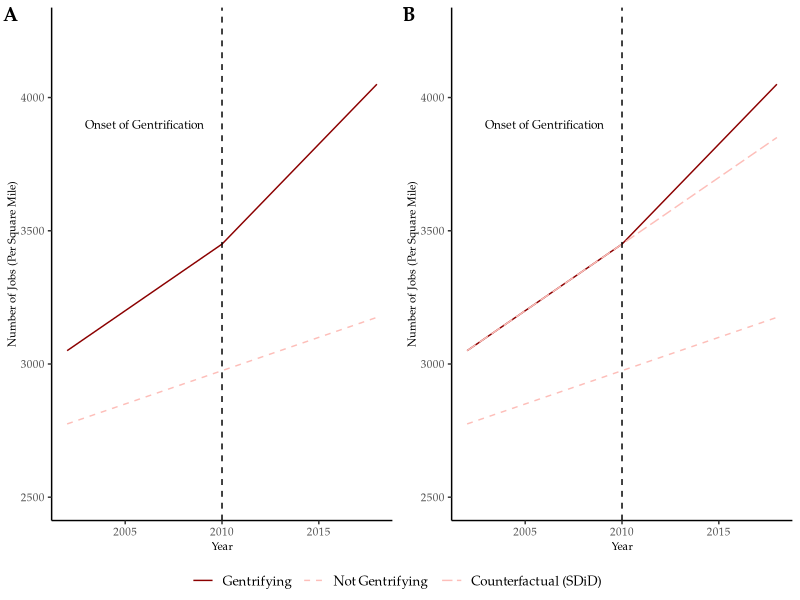
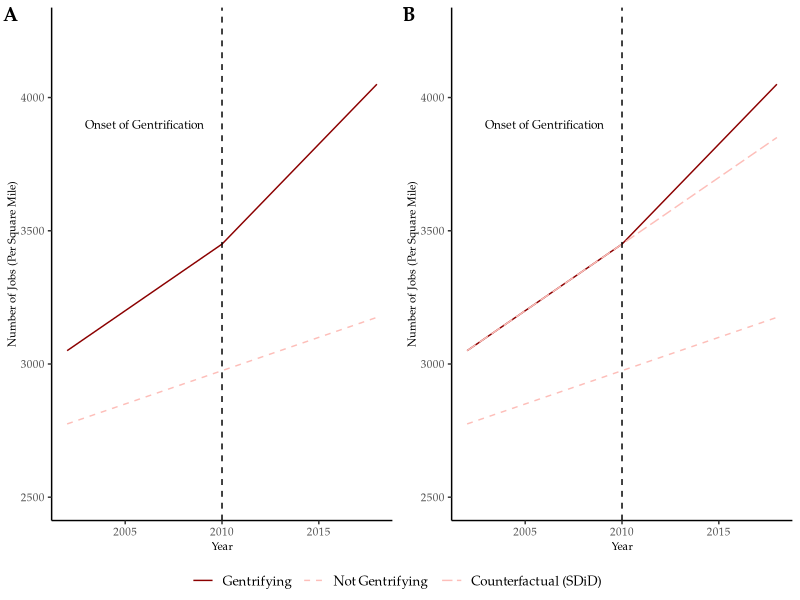

R code for these plots, in order:
## ---- chunk 1
library(tidyverse)
library(magrittr)
library(ggpubr)
## ---- chunk 2
did_data = as.data.frame(cbind(rep(2002:2018, 3), c(rep(0, 17), rep(1,17), rep(2,17)))) %>%
  rename(year = V1) %>%
  rename(genid = V2)  %>%
  mutate(edugentrify = ifelse(year >= 2011 & (genid == 1 | genid == 2), 1, 0)) %>%
  mutate(outcome = case_when(genid == 0 ~ 2750 + (year - 2001)*25,
                             genid == 1 ~ 3000 + (year - 2001)*25 + edugentrify*(year - 2010)*25,
                             genid == 2 ~ 3000 + (year - 2001)*25)) %>%
  mutate(variable = case_when(genid == 2 ~ "Counterfactual",
                              genid == 1 ~ "Gentrifying",
                              genid == 0 ~ "Not Gentrifying")) 
## ---- chunk 3
did_data$variable = factor(did_data$variable, levels = c("Gentrifying", "Not Gentrifying", "Counterfactual"))
## ---- chunk 4
did_plot = did_data %>%
  ggplot(aes(x = year, y = outcome)) + 
  geom_line(aes(color = variable, linetype = variable)) + 
  scale_color_manual(values = c("Gentrifying" = "red4", "Not Gentrifying" = "#FDBEB9", "Counterfactual" = "#FDBEB9")) +
  scale_linetype_manual(values = c("Gentrifying" = "solid", "Not Gentrifying" = "dashed", "Counterfactual" = "twodash")) +
  geom_vline(xintercept = 2010, linetype = "dashed") +
  ylab("Number of Jobs (Per Square Mile)") +
  xlab("Year") +
  guides(color=guide_legend(title = NULL, ncol=3) , linetype = guide_legend(title = NULL, ncol=3)) +
  ylim(2500, 3750) +
  annotate(geom="text", x=2006, y=3500, label="Onset of Gentrification",
              color="black", family = "Palatino", size = 3) +
  theme(panel.grid = element_blank(),
        panel.background = element_blank(),
        strip.text = element_blank(),
        axis.line = element_line(),
        legend.key = element_blank(),
        text=element_text(size=12,  family="Palatino"),
        axis.text = element_text(size = 8),
        axis.title = element_text(size = 8),
        legend.position = "bottom") + 
  labs(color = "Legend") +
  labs(linetype = "Legend")
## ---- chunk 5
sdid_data = as.data.frame(cbind(rep(2002:2018, 2), c(rep(0, 17), rep(1,17)))) %>%
  rename(year = V1) %>%
  rename(genid = V2)  %>%
  mutate(edugentrify = ifelse(year >= 2011 & genid == 1, 1, 0)) %>%
  mutate(outcome = case_when(genid == 0 ~ 2750 + (year - 2001)*25,
                             genid == 1 ~ 3000 + (year - 2001)*50 + edugentrify*(year - 2010)*25)) %>%
  mutate(variable = case_when(genid == 1 ~ "Gentrifying",
                              genid == 0 ~ "Not Gentrifying")) 
## ---- chunk 6
sdid_data$variable = factor(sdid_data$variable, levels = c("Gentrifying", "Not Gentrifying"))
## ---- chunk 7
sdid_plot = sdid_data %>%
  ggplot(aes(x = year, y = outcome)) + 
  geom_line(aes(color = variable, linetype = variable)) + 
  scale_color_manual(values = c("Gentrifying" = "red4", "Not Gentrifying" = "#FDBEB9")) +
  scale_linetype_manual(values = c("Gentrifying" = "solid", "Not Gentrifying" = "dashed")) +
  geom_vline(xintercept = 2010, linetype = "dashed") +
  ylab("Number of Jobs (Per Square Mile)") +
  xlab("Year") +
  guides(color=guide_legend(title = NULL, ncol=2) , linetype = guide_legend(title = NULL, ncol=2)) +
  ylim(2500, 4250) +
  annotate(geom="text", x=2006, y=3900, label="Onset of Gentrification",
              color="black", family = "Palatino", size = 3) +
  theme(panel.grid = element_blank(),
        panel.background = element_blank(),
        strip.text = element_blank(),
        axis.line = element_line(),
        legend.key = element_blank(),
        text=element_text(size=12,  family="Palatino"),
        axis.text = element_text(size = 8),
        axis.title = element_text(size = 8),
        legend.position = "bottom") + 
  labs(color = "Legend") +
  labs(linetype = "Legend")
## ---- chunk 8
sdid_2_data = as.data.frame(cbind(rep(2002:2018, 3), c(rep(0, 17), rep(1,17), rep(2,17)))) %>%
  rename(year = V1) %>%
  rename(genid = V2)  %>%
  mutate(edugentrify = ifelse(year >= 2011 & (genid == 1 | genid == 2), 1, 0)) %>%
  mutate(outcome = case_when(genid == 0 ~ 2750 + (year - 2001)*25,
                             genid == 1 ~ 3000 + (year - 2001)*50 + edugentrify*(year - 2010)*25,
                             genid == 2 ~ 3000 + (year - 2001)*50)) %>%
  mutate(variable = case_when(genid == 2 ~ "Counterfactual (SDiD)",
                              genid == 1 ~ "Gentrifying",
                              genid == 0 ~ "Not Gentrifying")) 
## ---- chunk 9
sdid_2_data$variable = factor(sdid_2_data$variable, levels = c("Gentrifying", "Not Gentrifying", 
                                                           "Counterfactual (SDiD)"))
## ---- chunk 10
sdid_2_plot = sdid_2_data %>%
  ggplot(aes(x = year, y = outcome)) + 
  geom_line(aes(color = variable, linetype = variable)) + 
  scale_color_manual(values = c("Gentrifying" = "red4", "Not Gentrifying" = "#FDBEB9", "Counterfactual (SDiD)" = "#FDBEB9")) +
  scale_linetype_manual(values = c("Gentrifying" = "solid", "Not Gentrifying" = "dashed", "Counterfactual (SDiD)" = "longdash")) +
  geom_vline(xintercept = 2010, linetype = "dashed") +
  ylab("Number of Jobs (Per Square Mile)") +
  xlab("Year") +
  guides(color=guide_legend(title = NULL, ncol=3) , linetype = guide_legend(title = NULL, ncol=3)) +
  ylim(2500, 4250) +
  annotate(geom="text", x=2006, y=3900, label="Onset of Gentrification",
              color="black", family = "Palatino", size = 3) +
  theme(panel.grid = element_blank(),
        panel.background = element_blank(),
        strip.text = element_blank(),
        axis.line = element_line(),
        legend.key = element_blank(),
        text=element_text(size=12,  family="Palatino"),
        axis.text = element_text(size = 8),
        axis.title = element_text(size = 8),
        legend.position = "bottom") + 
  labs(color = "Legend") +
  labs(linetype = "Legend")
## ---- chunk 11
ggarrange(sdid_plot, sdid_2_plot, ncol = 2, common.legend = TRUE, legend.grob = get_legend(sdid_2_plot), legend = "bottom", 
          align = "h", labels = "AUTO", font.label = c(family = "Palatino"), hjust = -.2)
## ---- chunk 12
ggsave("/Users/liampurkey/Desktop/Honors/Results/Plots/presentation_2.png", width = 8, height = 4)
